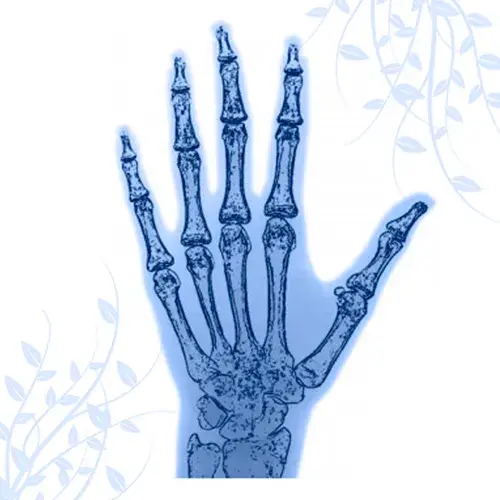
#> input picture mano adolescentotes.webp, 500 x 500 px, found by its file name
$ jupyter execute Rayos_x_2024.ipynb
#> lines starting #> are read from the running program, lines starting #| are printed output that depends on the picture; after the words box and inside, x2 and y2 are one past the last pixel; in counts of white or black regions, pixels touching at a corner belong together
[cell 1]
import cv2
import numpy as np
from matplotlib import pyplot as plt

# Cargar la imagen
image_url = "/mano adolescentotes.webp"
img = cv2.imread(image_url)
#> img is the input picture: shape (500, 500, 3); mean B, G, R 239.8, 224.5, 213

# Convertir a escala de grises
gray = cv2.cvtColor(img, cv2.COLOR_BGR2GRAY)
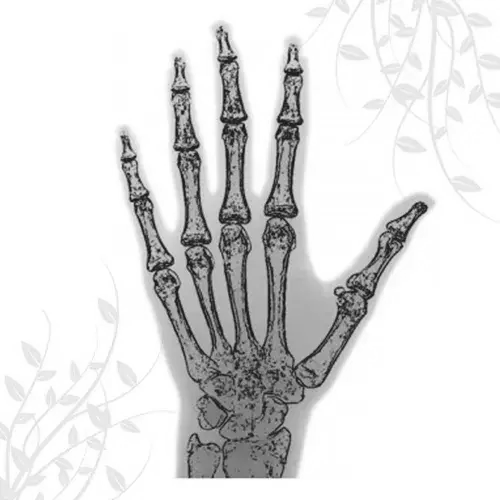
#> gray: shape (500, 500); min 16, max 255, mean 222.8

# Aplicar umbralización
ret, thresh = cv2.threshold(gray, 0, 255, cv2.THRESH_BINARY_INV + cv2.THRESH_OTSU)
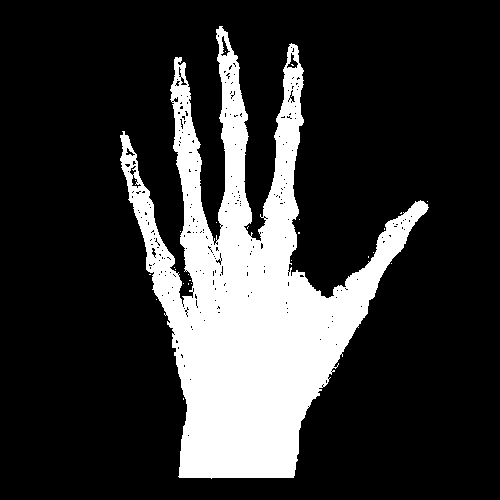
#> thresh: shape (500, 500); 20.4% white; 26 white regions (25 under 20 px), largest, box (x1, y1, x2, y2) and area: (120, 26, 429, 479) 50928
#> ret = 185

# Aplicar el algoritmo de Watershed
kernel = np.ones((3, 3), np.uint8)
opening = cv2.morphologyEx(thresh, cv2.MORPH_OPEN, kernel, iterations=2)
#> opening: shape (500, 500); 19.5% white; 12 white regions, largest, box (x1, y1, x2, y2) and area: (130, 52, 428, 478) 47636, (283, 67, 303, 90) 284, (123, 167, 137, 192) 155
sure_bg = cv2.dilate(opening, kernel, iterations=3)
#> sure_bg: shape (500, 500); 23.7% white; 4 white regions, box (x1, y1, x2, y2) and area: (118, 49, 431, 481) 58536, (118, 132, 134, 151) 283, (214, 26, 229, 39) 189, (171, 61, 182, 73) 132
sure_fg = cv2.erode(opening, kernel, iterations=2)
#> sure_fg: shape (500, 500); 15.3% white; 42 white regions (29 under 20 px), largest, box (x1, y1, x2, y2) and area: (153, 102, 407, 476) 35751, (176, 118, 206, 230) 1157, (132, 195, 157, 262) 356
sure_fg = cv2.dilate(sure_fg, kernel, iterations=3)
#> sure_fg: shape (500, 500); 21.1% white; 6 white regions, box (x1, y1, x2, y2) and area: (122, 51, 429, 479) 52207, (120, 154, 137, 165) 171, (120, 134, 132, 149) 159, (216, 28, 227, 37) 93, (293, 54, 300, 62) 56, (173, 63, 180, 71) 56

unknown = cv2.subtract(sure_bg, sure_fg)
#> unknown: shape (500, 500); 2.6% white in thin lines or dots, all inside (x1, y1, x2, y2) = (118, 26, 431, 481)
ret, markers = cv2.connectedComponents(sure_fg)
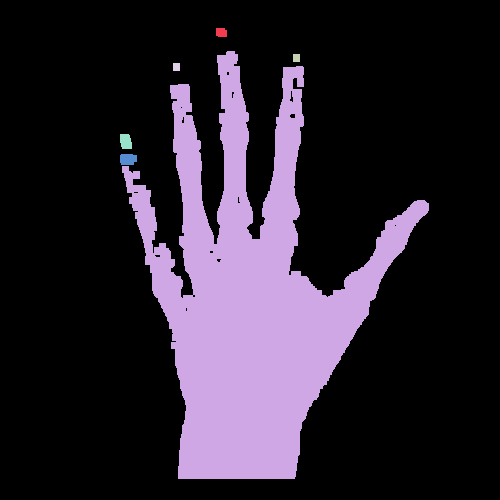
#> markers: shape (500, 500) int32; 7 distinct labels, from 0 to 6; one colour per label, 0 black
#> ret = 7

markers = markers + 1
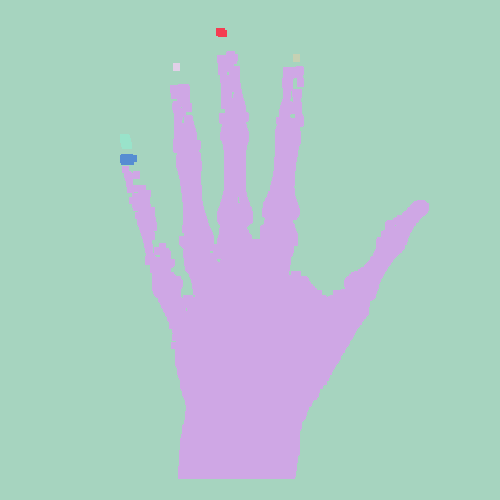
#> markers: shape (500, 500) int32; 7 distinct labels, from 1 to 7; one colour per label, 0 black
markers[unknown == 255] = 0
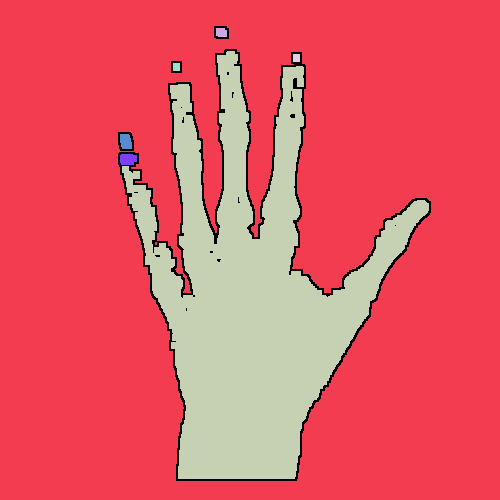
#> markers: shape (500, 500) int32; 8 distinct labels, from 0 to 7; one colour per label, 0 black
markers = cv2.watershed(img, markers)
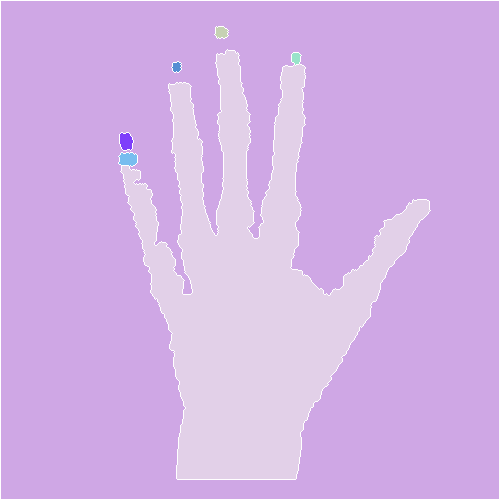
#> markers: shape (500, 500) int32; 8 distinct labels, from -1 to 7; one colour per label, 0 black, -1 white
img[markers == -1] = [255, 0, 0]
#> img: shape (500, 500, 3); 1.79% of pixels changed, all inside (x1, y1, x2, y2) = (0, 0, 500, 500)

# Definir la medida conocida en mm y la medida en píxeles
known_width_mm = 42.33  # ancho conocido en mm (ajustar según la referencia de tu imagen)
known_width_px = 500  # ancho conocido en píxeles (medir usando OpenCV o una herramienta)
px_to_mm = known_width_mm / known_width_px

# Extraer los centroides de los puntos 1, 2, 3, y 9 si están presentes
centroids = []
for i in range(2, markers.max() + 1):
    mask = np.uint8(markers == i)
    M = cv2.moments(mask)
    if M["m00"] != 0:
        # Calcular el centroide
        cX = int(M["m10"] / M["m00"])
        cY = int(M["m01"] / M["m00"])
        centroids.append((cX, cY))

        # Dibujar el número del objeto en el centroide
        cv2.circle(img, (cX, cY), 5, (0, 255, 0), -1)
        cv2.putText(img, f'{i-1}', (cX - 10, cY - 10), cv2.FONT_HERSHEY_SIMPLEX, 0.6, (0, 0, 255), 2)
#> this loop made 6 passes
#> (cX, cY) on passes 1 to 6: (220, 31), (250, 294), (295, 57), (176, 66), (125, 140), (127, 158)
#> pass 1, `mask = np.uint8(markers == i)`:
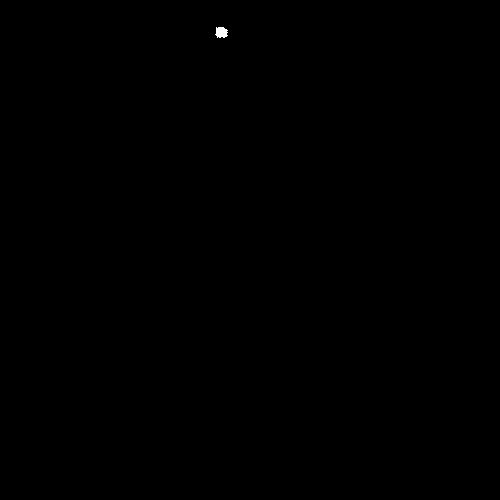
#> mask: shape (500, 500); values 0 (black) and 1 (white), 0.04% white; 1 white region, box (x1, y1, x2, y2) and area: (215, 27, 228, 38) 112
#> after the loop:
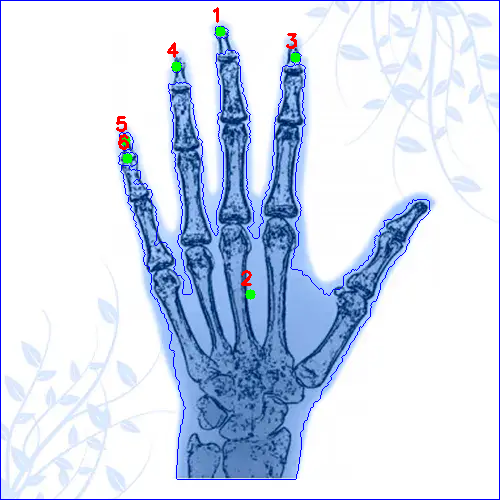
#> img: shape (500, 500, 3); mean B, G, R 239, 220.2, 209.3
#> after the loop:
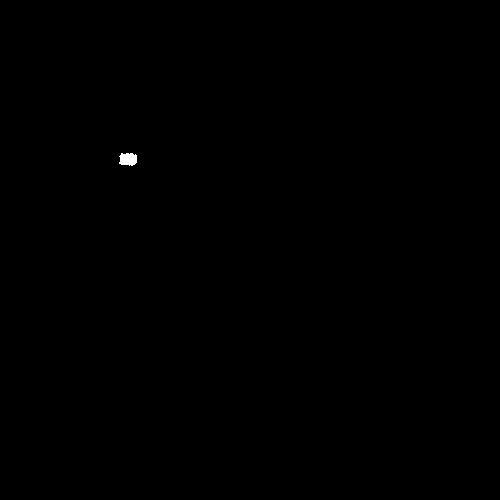
#> mask: shape (500, 500); values 0 (black) and 1 (white), 0.08% white; 1 white region, box (x1, y1, x2, y2) and area: (119, 153, 137, 166) 194
#> after the loop, centroids = [(220, 31), (250, 294), (295, 57), (176, 66), (125, 140), (127, 158)]

# Verificar si existen al menos los puntos necesarios
if len(centroids) >= 4:
    (x1, y1) = centroids[0]  # Punto 1
#> x1 = 220; y1 = 31
    (x2, y2) = centroids[1]  # Punto 2
#> x2 = 250; y2 = 294
    (x3, y3) = centroids[2]  # Punto 3
#> x3 = 295; y3 = 57
    (x4, y4) = centroids[3]  # Punto 4
#> x4 = 176; y4 = 66

    # Calcular distancia entre el punto 2 y el punto 3 en píxeles y convertir a mm
    distance_2_3_px = np.sqrt((x3 - x2) ** 2 + (y3 - y2) ** 2)
#> distance_2_3_px = 241.2
    distance_2_3_mm = distance_2_3_px * px_to_mm
#> distance_2_3_mm = 20.42

    # Determinar la categoría de la mano y calcular distancias adicionales
    if round(distance_2_3_mm, 2) == 0.91:
        # Calcular la distancia entre el punto 1 y el punto 9 si hay 9 puntos
        if len(centroids) >= 9:

            (x9, y9) = centroids[8]  # Punto 9
            distance_1_9_px = np.sqrt((x9 - x1) ** 2 + (y9 - y1) ** 2)
            distance_1_9_mm = distance_1_9_px * px_to_mm

            # Calcular la distancia de 0.7 mm en píxeles
            offset_px = 0.7 / px_to_mm

            # Coordenadas del nuevo punto "A" 2 mm más abajo de punto 2
            xA, yA = int(x9 + offset_px), y9

            # Dibujar el nuevo punto y etiquetarlo como "A"
            cv2.circle(img, (xA, yA), 5, (255, 0, 0), -1)
            cv2.putText(img, "A", (xA - 10, yA - 10), cv2.FONT_HERSHEY_SIMPLEX, 0.6, (0, 0, 255), 2)

            # Calcular la distancia entre el punto A y el punto 1
            distance_A_1_px = np.sqrt((x1 - xA) ** 2 + (y1 - yA) ** 2)
            distance_A_1_mm = distance_A_1_px * px_to_mm
            print("La mano es de un neonato")
            print("(Mujeres: Desde el nacimiento hasta los 10 meses)(Hombres: Desde el nacimiento hasta los 14 meses)")
            hand_type = f"Distancia entre el punto A y el punto 1: {distance_A_1_mm:.2f} mm"

        else:
            hand_type = "la mano es de un neonato, pero no se encontraron suficientes puntos para calcular la distancia entre el punto 1 y el punto 9."

    elif round(distance_2_3_mm, 2) == 21.74:
        print("La mano es de un bebé ")
        print("(Mujeres: 10 meses a 2 años)(Hombres: 14 meses a 3 años)")
        hand_type = f"Distancia entre el punto 2 y el punto 3: {distance_2_3_mm:.2f} mm"

    elif round(distance_2_3_mm, 2) == 22.98:
        print("La mano es de un niño")
        print("(Mujeres: 2 años a 7 años)(Hombres: 3 años a 9 años)")
        hand_type = f"Distancia entre el punto 2 y el punto 3: {distance_2_3_mm:.2f} mm"

    elif round(distance_2_3_mm, 2) == 20.22:
        # Añadir 2 mm a la distancia entre el punto 2 y el punto 3 y mostrar nuevo punto
        adjusted_distance_mm = distance_2_3_mm + 3

        # Calcular la distancia de 2 mm en píxeles
        offset_px = 3 / px_to_mm
        # Coordenadas del nuevo punto "A" 2 mm más abajo de punto 2
        xA, yA = x2, int(y2 + offset_px)

        # Dibujar el nuevo punto y etiquetarlo como "A"
        cv2.circle(img, (xA, yA), 5, (255, 0, 0), -1)
        cv2.putText(img, "A", (xA - 10, yA - 10), cv2.FONT_HERSHEY_SIMPLEX, 0.6, (0, 0, 255), 2)

        print("La mano es de un preadolescente")
        print("(Mujeres: 7 años a 13 años)(Hombres: 9 años a 14 años)")
        hand_type = f"Distancia entre el punto A y el punto 3: {adjusted_distance_mm:.2f} mm"

    elif round(distance_2_3_mm, 2) == 20.42:
        # Calcular la distancia entre el punto 2 y el punto 4
        distance_2_4_px = np.sqrt((x4 - x2) ** 2 + (y4 - y2) ** 2)
#> distance_2_4_px = 239.7
        distance_2_4_mm = distance_2_4_px * px_to_mm
#> distance_2_4_mm = 20.29

        # Calcular la distancia de 2 mm en píxeles
        offset_py = 4 / px_to_mm
        offset_px = 1 / px_to_mm

        # Coordenadas del nuevo punto "A" 2 mm más abajo de punto 2
        xA, yA = int(x2 + offset_px), int(y2 + offset_py)
#> xA = 261; yA = 341

        # Dibujar el nuevo punto y etiquetarlo como "A"
        cv2.circle(img, (xA, yA), 5, (255, 0, 0), -1)
#> img: shape (500, 500, 3); 0.03% of pixels changed, all inside (x1, y1, x2, y2) = (256, 336, 267, 347)
        cv2.putText(img, "A", (xA - 10, yA - 10), cv2.FONT_HERSHEY_SIMPLEX, 0.6, (0, 0, 255), 2)
#> img: shape (500, 500, 3); mean B, G, R 239, 220.1, 209.3

        # Calcular la distancia entre el punto A y el punto 4
        distance_A_4_px = np.sqrt((x4 - xA) ** 2 + (y4 - yA) ** 2)
#> distance_A_4_px = 287.8
        distance_A_4_mm = distance_A_4_px * px_to_mm
#> distance_A_4_mm = 24.37

        print("La mano es de un adolescente")
        print("(Mujeres: 13 años a 15 años)(Hombres: 14 años a 16 años)")
        hand_type = f"Distancia entre el punto A y el punto 4: {distance_A_4_mm:.2f} mm"

    else:
        hand_type = "no se ha podido determinar la categoría de la mano, ya sea porque no está en el rango de edad o porque hubo un problema en la segmentación"

    # Imprimir el resultado
    print(hand_type)
#| Distancia entre el punto A y el punto 4: 24.37 mm
else:
    print("No se encontraron suficientes puntos para calcular las distancias entre los puntos 1, 2, 3 y 9.")

# Mostrar la imagen y los marcadores
plt.figure(figsize=(12, 6))
plt.subplot(121), plt.imshow(cv2.cvtColor(img, cv2.COLOR_BGR2RGB))
plt.title('Imagen con objetos numerados'), plt.xticks([]), plt.yticks([])
plt.subplot(122), plt.imshow(markers, cmap='viridis')
plt.title('Segmentación Watershed'), plt.xticks([]), plt.yticks([])
plt.tight_layout()
plt.show()
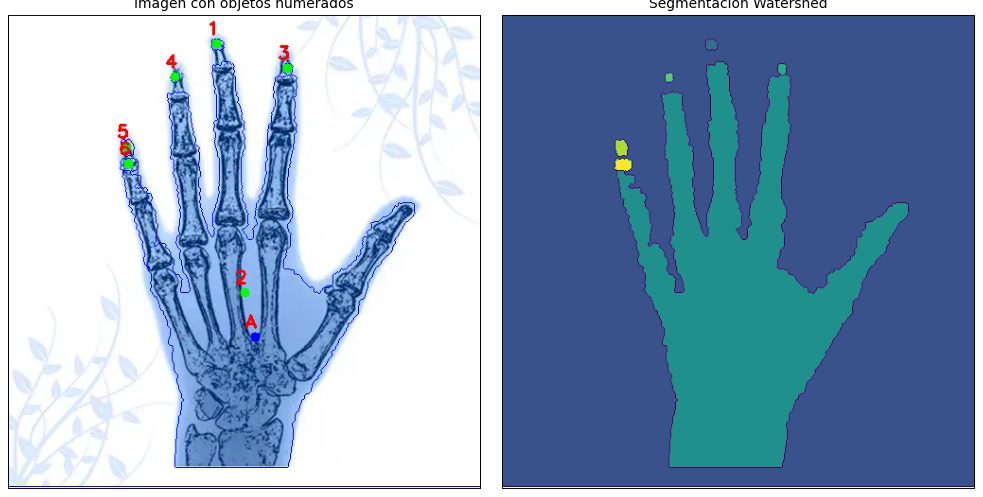
#> figure drawn by matplotlib, 2 panels

$ run again, with mano bebés.webp copied over mano adolescentotes.webp
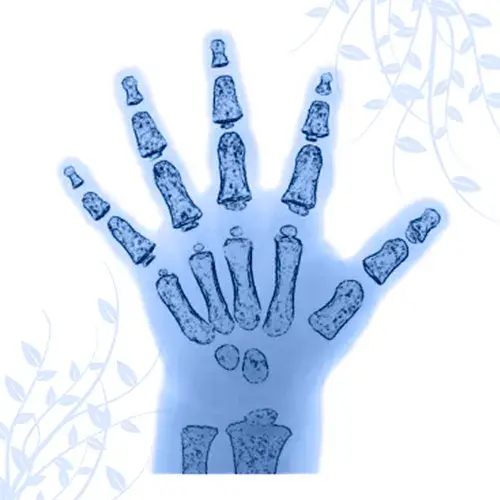
#> input picture mano bebés.webp, 500 x 500 px, found by its file name
#> img is the input picture: shape (500, 500, 3); mean B, G, R 243.5, 227.1, 215
#> `ret, thresh = cv2.threshold(gray, 0, 255, cv2.THRESH_BINARY_INV + cv2...`:
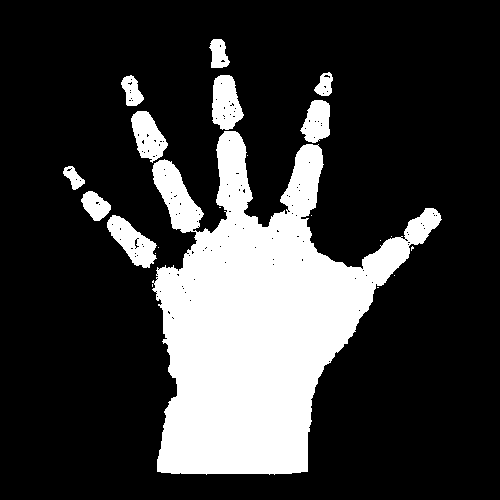
#> thresh: shape (500, 500); 22.5% white; 21 white regions (11 under 20 px), largest, box (x1, y1, x2, y2) and area: (152, 131, 442, 475) 49584, (107, 215, 157, 268) 1305, (212, 75, 244, 130) 1267
#> `ret, thresh = cv2.threshold(gray, 0, 255, cv2.THRESH_BINARY_INV + cv2...`: ret = 197
#> opening: shape (500, 500); 22.1% white; 11 white regions, largest, box (x1, y1, x2, y2) and area: (155, 131, 441, 474) 47331, (153, 160, 201, 232) 1871, (107, 216, 156, 267) 1251
#> sure_bg: shape (500, 500); 26% white; 2 white regions, box (x1, y1, x2, y2) and area: (61, 72, 444, 477) 64356, (208, 36, 230, 71) 703
#> unknown: shape (500, 500); 2.5% white in thin lines or dots, all inside (x1, y1, x2, y2) = (61, 36, 444, 477)
#> `ret, markers = cv2.connectedComponents(sure_fg)`: ret = 10
#> the loop `for i in range(2, markers.max() + 1):` made 9 passes
#> (cX, cY) on passes 1 to 8: (217, 53), (131, 90), (260, 312), (323, 85), (147, 134), (175, 196), (72, 178), (94, 205)
#> after the loop `for i in range(2, markers.max() + 1):`: centroids = [(217, 53), (131, 90), (260, 312), (323, 85), (147, 134), (175, 196), (72, 178), (94, 205), (131, 240)]
#> x1 = 217; y1 = 53
#> x2 = 131; y2 = 90
#> x3 = 260; y3 = 312
#> x4 = 323; y4 = 85
#> distance_2_3_px = 256.8
#> distance_2_3_mm = 21.74
#| Distancia entre el punto 2 y el punto 3: 21.74 mm
#> `plt.show()`:
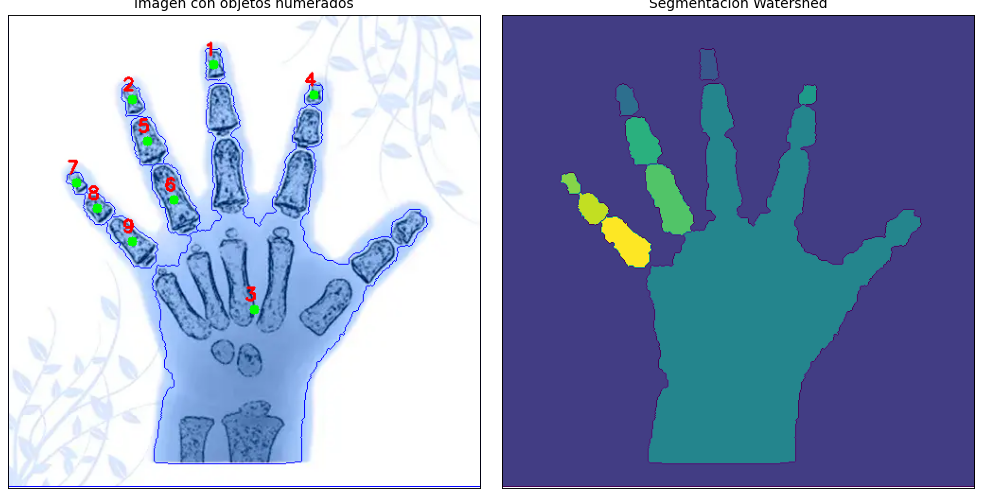
#> figure drawn by matplotlib, 2 panels

$ run again, with mano neonatos.webp copied over mano adolescentotes.webp
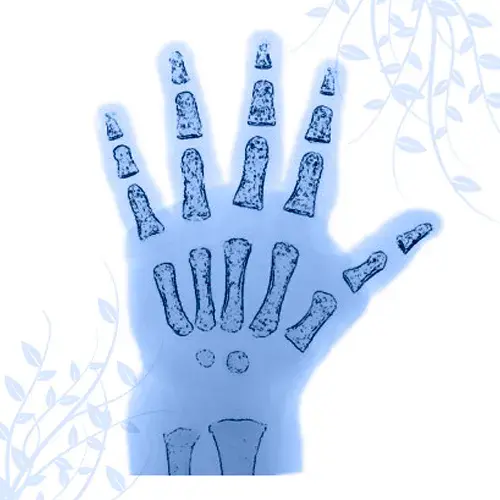
#> input picture mano neonatos.webp, 500 x 500 px, found by its file name
#> img is the input picture: shape (500, 500, 3); mean B, G, R 244.7, 227.2, 214.5
#> thresh: shape (500, 500); 25.3% white; 67 white regions (58 under 20 px), largest, box (x1, y1, x2, y2) and area: (127, 130, 436, 476) 58240, (247, 79, 277, 128) 1109, (175, 89, 203, 140) 1065
#> `ret, thresh = cv2.threshold(gray, 0, 255, cv2.THRESH_BINARY_INV + cv2...`: ret = 202
#> opening: shape (500, 500); 24.4% white; 18 white regions, largest, box (x1, y1, x2, y2) and area: (127, 135, 433, 476) 57309, (247, 80, 276, 127) 981, (306, 105, 332, 145) 736
#> sure_bg: shape (500, 500); 27.9% white; 7 white regions, largest, box (x1, y1, x2, y2) and area: (124, 102, 436, 479) 64177, (244, 77, 279, 130) 1579, (172, 88, 205, 143) 1538
#> unknown: shape (500, 500); 2.3% white in thin lines or dots, all inside (x1, y1, x2, y2) = (104, 50, 436, 479)
#> `ret, markers = cv2.connectedComponents(sure_fg)`: ret = 11
#> the loop `for i in range(2, markers.max() + 1):` made 10 passes
#> (cX, cY) on passes 1 to 8: (178, 70), (266, 55), (262, 65), (262, 104), (326, 89), (187, 115), (319, 126), (113, 133)
#> after the loop `for i in range(2, markers.max() + 1):`: centroids = [(178, 70), (266, 55), (262, 65), (262, 104), (326, 89), (187, 115), (319, 126), (113, 133), (240, 315), (124, 161)]
#> x1 = 178; y1 = 70
#> x2 = 266; y2 = 55
#> x3 = 262; y3 = 65
#> x4 = 262; y4 = 104
#> distance_2_3_px = 10.77
#> distance_2_3_mm = 0.912
#> x9 = 240; y9 = 315
#> distance_1_9_px = 252.7
#> distance_1_9_mm = 21.4
#> xA = 248; yA = 315
#> distance_A_1_px = 254.8
#> distance_A_1_mm = 21.57
#| Distancia entre el punto A y el punto 1: 21.57 mm
#> `plt.show()`:
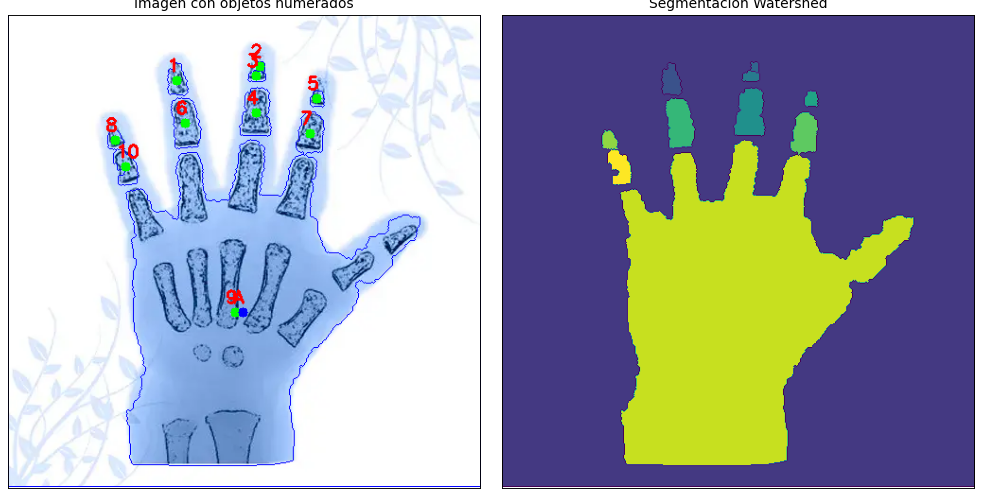
#> figure drawn by matplotlib, 2 panels
